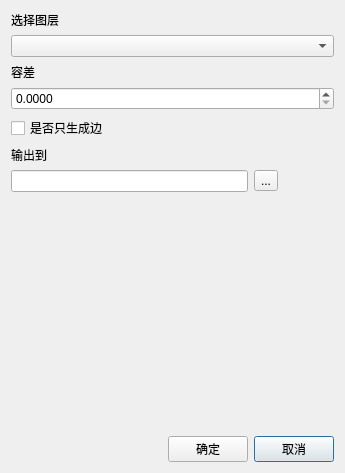
<?xml version="1.0" encoding="UTF-8"?>
<ui version="4.0">
 <class>DelaunayClass</class>
 <widget class="QDialog" name="DelaunayClass">
  <property name="geometry">
   <rect>
    <x>0</x>
    <y>0</y>
    <width>345</width>
    <height>473</height>
   </rect>
  </property>
  <property name="windowTitle">
   <string>Delaunay三角网</string>
  </property>
  <layout class="QGridLayout" name="gridLayout">
   <item row="11" column="0">
    <spacer name="horizontalSpacer">
     <property name="orientation">
      <enum>Qt::Horizontal</enum>
     </property>
     <property name="sizeHint" stdset="0">
      <size>
       <width>40</width>
       <height>20</height>
      </size>
     </property>
    </spacer>
   </item>
   <item row="8" column="0">
    <widget class="QLabel" name="label_3">
     <property name="text">
      <string>输出到</string>
     </property>
    </widget>
   </item>
   <item row="10" column="2">
    <spacer name="verticalSpacer_2">
     <property name="orientation">
      <enum>Qt::Vertical</enum>
     </property>
     <property name="sizeHint" stdset="0">
      <size>
       <width>20</width>
       <height>40</height>
      </size>
     </property>
    </spacer>
   </item>
   <item row="2" column="0" colspan="3">
    <widget class="QComboBox" name="comboBox"/>
   </item>
   <item row="6" column="0" colspan="3">
    <widget class="QDoubleSpinBox" name="doubleSpinBox">
     <property name="decimals">
      <number>4</number>
     </property>
    </widget>
   </item>
   <item row="9" column="2">
    <widget class="QToolButton" name="toolButton">
     <property name="text">
      <string>...</string>
     </property>
    </widget>
   </item>
   <item row="10" column="1">
    <spacer name="verticalSpacer">
     <property name="orientation">
      <enum>Qt::Vertical</enum>
     </property>
     <property name="sizeHint" stdset="0">
      <size>
       <width>20</width>
       <height>40</height>
      </size>
     </property>
    </spacer>
   </item>
   <item row="3" column="0" colspan="3">
    <widget class="QLabel" name="label_2">
     <property name="text">
      <string>容差</string>
     </property>
    </widget>
   </item>
   <item row="11" column="2">
    <widget class="QPushButton" name="pushButton_2">
     <property name="text">
      <string>取消</string>
     </property>
    </widget>
   </item>
   <item row="11" column="1">
    <widget class="QPushButton" name="pushButton">
     <property name="text">
      <string>确定</string>
     </property>
    </widget>
   </item>
   <item row="9" column="0" colspan="2">
    <widget class="QLineEdit" name="lineEdit"/>
   </item>
   <item row="0" column="0" colspan="3">
    <widget class="QLabel" name="label">
     <property name="text">
      <string>选择图层</string>
     </property>
    </widget>
   </item>
   <item row="7" column="0" colspan="3">
    <widget class="QCheckBox" name="checkBox">
     <property name="text">
      <string>是否只生成边</string>
     </property>
    </widget>
   </item>
  </layout>
 </widget>
 <layoutdefault spacing="6" margin="11"/>
 <resources/>
 <connections/>
</ui>
